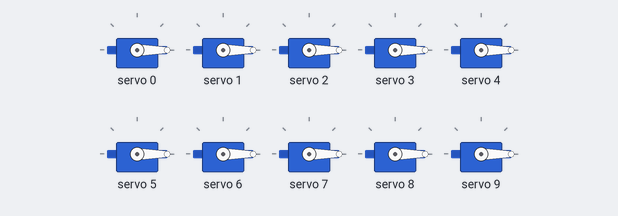
Simulated run of this sketch. Board: Arduino Uno, built with avr-gcc and run on an emulated ATmega328P. Shown: 10 × servo. What the sketch prints to the serial monitor is not drawn.

Above: at 0.05 s.
At 1.75 s:
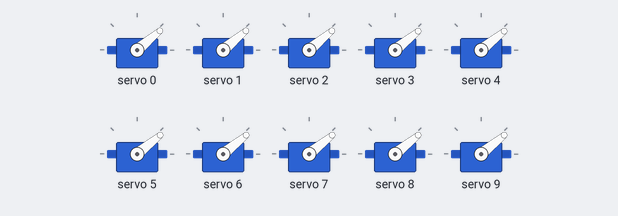
At 2.2 s:
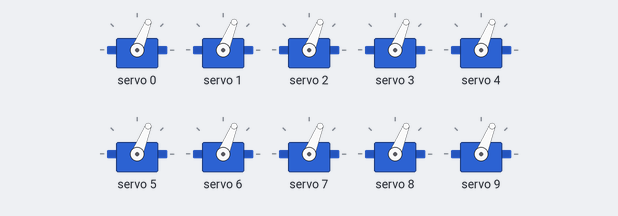
At 2.7 s:
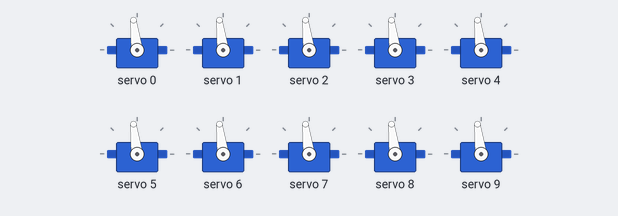
At 3.25 s:
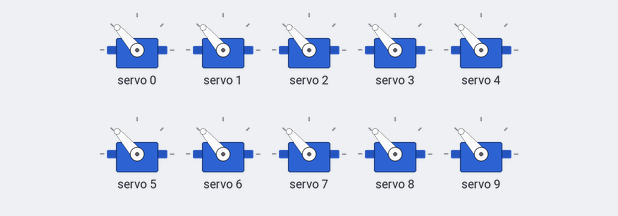
At 4.35 s:
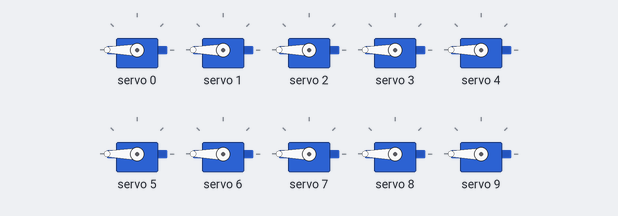
Timing chart, 0 to 5.7 s (numbered marks = the images above):
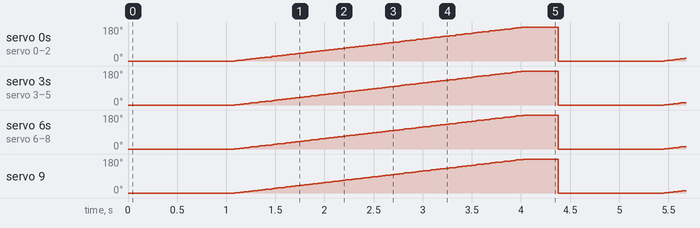

The sketch:

test_servo.ino
```cpp
#include <Adafruit_PWMServoDriver.h>
Adafruit_PWMServoDriver board1 = Adafruit_PWMServoDriver(0x40);       // called this way, it uses th default address 0x40

#define SERVOMIN  125                                                 // this is the 'minimum' pulse length count (out of 4096)
#define SERVOMAX  625                                                 // this is the 'maximum' pulse length count (out of 4096)

void setup() {
  Serial.begin(9600);
  Serial.println("16 channel Servo test!");
  board1.begin();
  board1.setPWMFreq(60);                  // Analog servos run at ~60 Hz updates
}

void loop() {
  for (int i = 0; i < 10; i++) {
    board1.setPWM(i, 0, angleToPulse(0) );
  }
  delay(1000);

  for (int angle = 0; angle < 181; angle += 1) {
    for (int i = 0; i < 10; i++) {
      board1.setPWM(i, 0, angleToPulse(angle));
    }
    delay(10);
  }
  delay(100);
}

int angleToPulse(int ang)                             //gets angle in degree and returns the pulse width
{
  int pulse = map(ang, 0, 180, SERVOMIN, SERVOMAX);  // map angle of 0 to 180 to Servo min and Servo max
  return pulse;
}
```

Measured:
- by itself, servo 0–9: ramps from 0° to 180° and jumps back, once every 4.4 s
